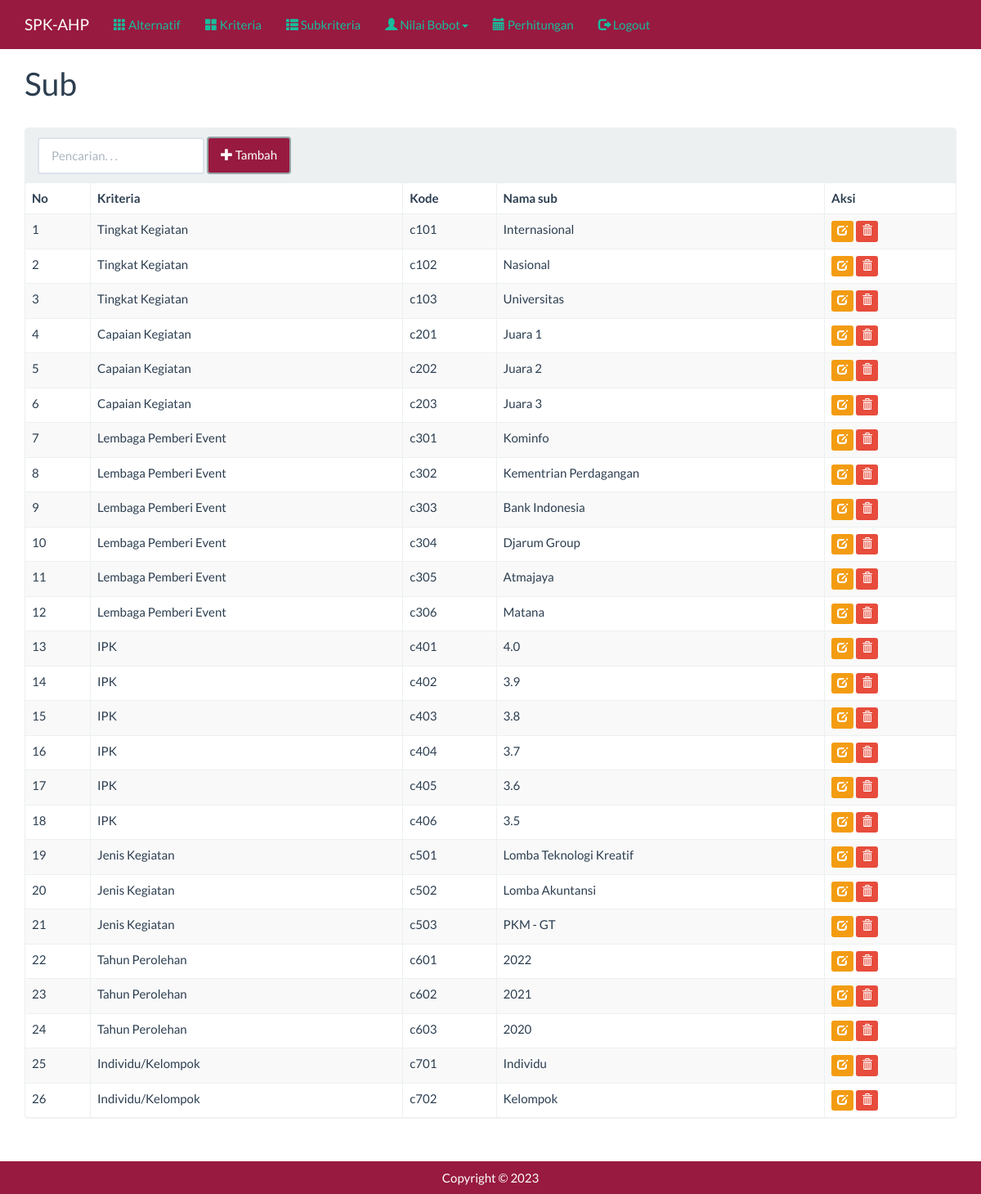
/index.php?m=sub (signed in), run on the app's committed database.
### tables this page shows
CREATE TABLE `tb_sub` (
  `kode_sub` varchar(255) NOT NULL,
  `kode_kriteria` varchar(255) DEFAULT NULL,
  `nama_sub` varchar(255) DEFAULT NULL,
  `nilai_sub` double DEFAULT NULL
);

CREATE TABLE `tb_kriteria` (
  `kode_kriteria` varchar(16) NOT NULL,
  `nama_kriteria` varchar(256) DEFAULT NULL
);

### config.php (called while the page is built, shortened)
<?php
$config["server"] = 'localhost';
$config["username"] = 'root';
$config["password"] = '12345678';
$config["database_name"] = 'ahp';

### functions.php (called while the page is built, shortened)
<?php
include 'config.php';
include 'includes/db.php';
$db = new DB($config['server'], $config['username'], $config['password'], $config['database_name']);
include 'includes/general.php';

### includes/general.php (called while the page is built, shortened)
<?php
function esc_field($str)
{
    return addslashes($str);
}

### includes/db.php (called while the page is built, shortened)
<?php
class DB
{
    var $conn = null;
    public function __construct($host, $username, $passwd, $dbname)
    {
        $this->conn = mysqli_connect($host, $username, $passwd, $dbname);
    }
    public function query($sql)
    {
        $query = mysqli_query($this->conn, $sql) or die('<pre>Error mysqli_query: ' . mysqli_error($this->conn) . '<br />' . $sql . '</pre>');
        return $query;
    }
    public function get_results($sql)
    {
        $query = $this->query($sql);
        $arr = array();
        while ($row = mysqli_fetch_object($query)) {
            $arr[] = $row;
        }
        return $arr;
    }
}

### sub.php (the view, shortened to what this page needs)
<div class="page-header">
    <h1>Sub</h1>
</div>
<div class="panel panel-default">
    <div class="panel-heading">
        <form class="form-inline">
            <div class="form-group">
                <input class="form-control" type="text" placeholder="Pencarian. . ." name="q" value="<?= $_GET['q'] ?>" />
            </div>
            <div class="form-group">
                <a style="background-color: #981A40;" class="btn btn-default" href="?m=sub_tambah"><span class="glyphicon glyphicon-plus"></span> Tambah</a>
            </div>
        </form>
    </div>
    <div class="table-responsive">
        <table class="table table-bordered table-hover table-striped">
            <thead>
                <tr>
                    <th>No</th>
                    <th>Kriteria</th>
                    <th>Kode</th>
                    <th>Nama sub</th>
                    <th>Aksi</th>
                </tr>
            </thead>
            <?php
            $q = esc_field($_GET['q']);
            $rows = $db->get_results("SELECT * FROM tb_sub s
                INNER JOIN tb_kriteria k ON s.kode_kriteria=k.kode_kriteria
                WHERE nama_sub LIKE '%$q%' ORDER BY k.kode_kriteria, s.kode_sub");
            $no = 0;
            foreach ($rows as $row) : ?>
                <tr>
                    <td><?= ++$no ?></td>
                    <td><?= $row->nama_kriteria ?></td>
                    <td><?= $row->kode_sub ?></td>
                    <td><?= $row->nama_sub ?></td>
                    <td>
                        <a class="btn btn-xs btn-warning" href="?m=sub_ubah&ID=<?= $row->kode_sub ?>"><span class="glyphicon glyphicon-edit"></span></a>
                        <a class="btn btn-xs btn-danger" href="aksi.php?act=sub_hapus&ID=<?= $row->kode_sub ?>" onclick="return confirm('Hapus data?')"><span class="glyphicon glyphicon-trash"></span></a>
                    </td>
                </tr>
            <?php endforeach ?>
        </table>
    </div>
</div>

### assets/css/general.css (style rules this page uses)
html { position: relative; min-height: 100%; }
body { margin-bottom: 70px; }
.page-header { margin-top: 0; padding-bottom: 0; }
.page-header h1 { margin-top: 0; }

### data on the page
tb_sub: kode_kriteria.nama_kriteria "Tingkat Kegiatan", kode_sub "c101", nama_sub "Internasional"
tb_sub: kode_kriteria.nama_kriteria "Tingkat Kegiatan", kode_sub "c102", nama_sub "Nasional"
tb_sub: kode_kriteria.nama_kriteria "Tingkat Kegiatan", kode_sub "c103", nama_sub "Universitas"
tb_sub: kode_kriteria.nama_kriteria "Capaian Kegiatan", kode_sub "c201", nama_sub "Juara 1"
tb_sub: kode_kriteria.nama_kriteria "Capaian Kegiatan", kode_sub "c202", nama_sub "Juara 2"
tb_sub: kode_kriteria.nama_kriteria "Capaian Kegiatan", kode_sub "c203", nama_sub "Juara 3"
tb_sub: kode_kriteria.nama_kriteria "Lembaga Pemberi Event", kode_sub "c301", nama_sub "Kominfo"
tb_sub: kode_kriteria.nama_kriteria "Lembaga Pemberi Event", kode_sub "c302", nama_sub "Kementrian Perdagangan"
tb_sub: kode_kriteria.nama_kriteria "Lembaga Pemberi Event", kode_sub "c303", nama_sub "Bank Indonesia"
tb_sub: kode_kriteria.nama_kriteria "Lembaga Pemberi Event", kode_sub "c304", nama_sub "Djarum Group"
tb_sub: kode_kriteria.nama_kriteria "Lembaga Pemberi Event", kode_sub "c305", nama_sub "Atmajaya"
tb_sub: kode_kriteria.nama_kriteria "Lembaga Pemberi Event", kode_sub "c306", nama_sub "Matana"
tb_sub: kode_kriteria.nama_kriteria "IPK", kode_sub "c401", nama_sub "4.0"
tb_sub: kode_kriteria.nama_kriteria "IPK", kode_sub "c402", nama_sub "3.9"
tb_sub: kode_kriteria.nama_kriteria "IPK", kode_sub "c403", nama_sub "3.8"
tb_sub: kode_kriteria.nama_kriteria "IPK", kode_sub "c404", nama_sub "3.7"
tb_sub: kode_kriteria.nama_kriteria "IPK", kode_sub "c405", nama_sub "3.6"
tb_sub: kode_kriteria.nama_kriteria "IPK", kode_sub "c406", nama_sub "3.5"
tb_sub: kode_kriteria.nama_kriteria "Jenis Kegiatan", kode_sub "c501", nama_sub "Lomba Teknologi Kreatif"
tb_sub: kode_kriteria.nama_kriteria "Jenis Kegiatan", kode_sub "c502", nama_sub "Lomba Akuntansi"
tb_sub: kode_kriteria.nama_kriteria "Jenis Kegiatan", kode_sub "c503", nama_sub "PKM - GT"
tb_sub: kode_kriteria.nama_kriteria "Tahun Perolehan", kode_sub "c601", nama_sub "2022"
tb_sub: kode_kriteria.nama_kriteria "Tahun Perolehan", kode_sub "c602", nama_sub "2021"
tb_sub: kode_kriteria.nama_kriteria "Tahun Perolehan", kode_sub "c603", nama_sub "2020"
tb_sub: kode_kriteria.nama_kriteria "Individu/Kelompok", kode_sub "c701", nama_sub "Individu"
tb_sub: kode_kriteria.nama_kriteria "Individu/Kelompok", kode_sub "c702", nama_sub "Kelompok"
